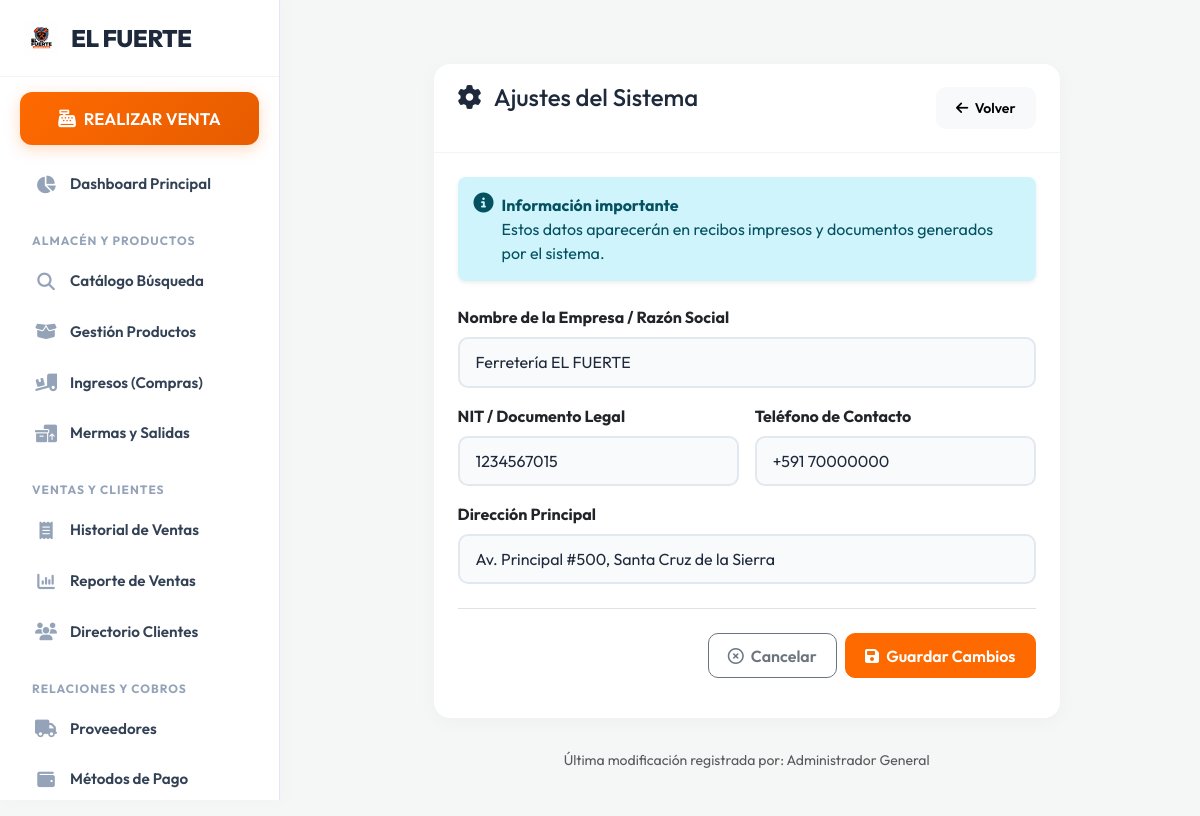
The app's page /configuracion/ (signed in) with its own data.
### administracion/models.py (models this page shows, shortened)
class EmpresaConfig(models.Model):
    nombre = models.CharField(
        max_length=100,
        default="Ferreteria EL FUERTE"
    )
    nit = models.CharField(
        max_length=50,
        default="1234567015"
    )
    telefono = models.CharField(
        max_length=50,
        default="+591 70000000"
    )
    direccion = models.CharField(
        max_length=255,
        default="Direccion Principal, Santa Cruz de la Sierra"
    )
    actualizado_por = models.ForeignKey(
        Usuario,
        on_delete=models.PROTECT,
        related_name="configuraciones_actualizadas",
        null=True,
        blank=True
    )
    class Meta:
        verbose_name = "Configuración de la Empresa"
        verbose_name_plural = "Configuración de la Empresa"

class Usuario(models.Model):
    nombre = models.CharField(max_length=150)
    correo = models.EmailField(unique=True)
    contrasena = models.CharField(max_length=128)
    rol = models.ForeignKey(
        Group,
        on_delete=models.SET_NULL,
        null=True,
        blank=True
    )

### administracion/views.py (the view, shortened to what this page needs)
# urls.py: path('configuracion/', admin_views.configuracion_empresa, name='configuracion_empresa'),
@requiere_permiso("change_empresaconfig")
def configuracion_empresa(request):
    config = EmpresaConfig.objects.first()
    if not config:
        config = EmpresaConfig.objects.create()
    form = EmpresaConfigForm(request.POST or None, instance=config)
    return render(
        request,
        "configuracion_empresa.html",
        {
            "config": config,
            "form": form,
        },
    )

### administracion/forms.py (shortened to what this page needs)
class EmpresaConfigForm(BootstrapFormMixin, forms.ModelForm):
    class Meta:
        model = EmpresaConfig
        fields = ["nombre", "nit", "telefono", "direccion"]
        widgets = {
            "nombre": forms.TextInput(attrs={
                "maxlength": 100,
                "required": True,
                "autocomplete": "organization",
            }),
            "nit": forms.TextInput(attrs={
                "maxlength": 50,
                "required": True,
                "inputmode": "numeric",
                "pattern": r"[0-9]+",
            }),
            "telefono": forms.TextInput(attrs={
                "maxlength": 50,
                "required": True,
                "inputmode": "tel",
                "pattern": r"[0-9+\-\s]+",
                "autocomplete": "tel",
            }),
            "direccion": forms.TextInput(attrs={
                "maxlength": 255,
                "required": True,
                "autocomplete": "street-address",
            }),
        }
    def __init__(self, *args, **kwargs):
        super().__init__(*args, **kwargs)
        self._apply_bootstrap()

### administracion/context_processors.py (called while the page is built, shortened)
def permisos_usuario(request):
    if request.user.is_authenticated:
        if request.user.is_superuser:
            from django.contrib.auth.models import Permission
            todos_los_permisos = Permission.objects.exclude(
                content_type__app_label__in=['admin', 'auth', 'contenttypes', 'sessions']
            ).values_list('codename', flat=True)
            return {'perms_ferreteria': list(todos_los_permisos)}
    return {'perms_ferreteria': []}

### administracion/forms.py (called while the page is built)
    def _apply_bootstrap(self):
        for field in self.fields.values():
            widget = field.widget
            if isinstance(widget, forms.Select):
                widget.attrs.setdefault("class", "form-select")
            else:
                widget.attrs.setdefault("class", "form-control")

### templates/configuracion_empresa.html (shortened to what this page needs)
{% extends 'base.html' %}
{% block contenido %}
<div class="container-fluid px-0">
    <div class="row justify-content-center">
        <div class="col-12 col-xl-9">
            <div class="card shadow border-0 rounded-4">
                <div class="card-header bg-dark text-white py-3 rounded-top-4">
                    <div class="d-flex align-items-center justify-content-between flex-wrap gap-2">
                        <div>
                            <h4 class="mb-0">
                                <i class="fa-solid fa-gear me-2"></i>
                                Ajustes del Sistema
                            </h4>
                            <small class="text-white-50">Configuración general de la empresa</small>
                        </div>
                        <a href="{% url 'home' %}" class="btn btn-light btn-sm">
                            <i class="fa-solid fa-arrow-left me-1"></i>
                            Volver
                        </a>
                    </div>
                </div>
                <div class="card-body p-4">
                    <div class="alert alert-info border-0 shadow-sm rounded-3 mb-4">
                        <div class="d-flex gap-2">
                            <i class="fa-solid fa-circle-info fs-5"></i>
                            <div>
                                <strong>Información importante</strong>
                                <div>Estos datos aparecerán en recibos impresos y documentos generados por el sistema.</div>
                            </div>
                        </div>
                    </div>
                    <form method="POST" action="{% url 'configuracion_empresa' %}" novalidate>
                        <div class="row g-3">
                            <div class="col-12">
                                <label for="{{ form.nombre.id_for_label }}" class="form-label fw-bold">
                                    Nombre de la Empresa / Razón Social
                                </label>
                                {{ form.nombre }}
                            </div>
                            <div class="col-12 col-md-6">
                                <label for="{{ form.nit.id_for_label }}" class="form-label fw-bold">
                                    NIT / Documento Legal
                                </label>
                                {{ form.nit }}
                            </div>
                            <div class="col-12 col-md-6">
                                <label for="{{ form.telefono.id_for_label }}" class="form-label fw-bold">
                                    Teléfono de Contacto
                                </label>
                                {{ form.telefono }}
                            </div>
                            <div class="col-12">
                                <label for="{{ form.direccion.id_for_label }}" class="form-label fw-bold">
                                    Dirección Principal
                                </label>
                                {{ form.direccion }}
                            </div>
                        </div>
                        <div class="border-top pt-4 mt-4 d-flex flex-column flex-md-row gap-2 justify-content-md-end">
                            <a href="{% url 'home' %}" class="btn btn-outline-secondary px-4">
                                <i class="fa-regular fa-circle-xmark me-1"></i>
                                Cancelar
                            </a>
                            <button type="submit" class="btn btn-primary px-4">
                                <i class="fa-solid fa-floppy-disk me-1"></i>
                                Guardar Cambios
                            </button>
                        </div>
                    </form>
                </div>
            </div>
            {% if config.actualizado_por %}
                <div class="text-center text-muted small mt-3">
                    Última modificación registrada por: {{ config.actualizado_por.nombre }}
                </div>
            {% endif %}
        </div>
    </div>
</div>
{% endblock %}

### templates/base.html (style rules this page uses)
:root { --primary: #ff6a00; --primary-dark: #e65c00; --secondary: #1e293b; --bg-color: #f4f7f6; --sidebar-bg: #ffffff; --card-bg: #ffffff; --text-main: #334155; --sidebar-width: 280px; }
body { font-family: 'Outfit', sans-serif; background-color: var(--bg-color); color: var(--text-main); margin: 0; display: flex; min-height: 100vh; }
.container, .container-fluid { padding: 2rem; max-width: 1400px; }
.card { background: var(--card-bg); border: none !important; border-radius: 16px !important; box-shadow: 0 4px 20px rgba(0,0,0,0.03) !important; margin-bottom: 2rem; }
.card-header { background: transparent !important; border-bottom: 1px solid #f1f5f9 !important; padding: 1.2rem 1.5rem !important; font-weight: 700 !important; color: var(--secondary) !important; }
.btn { border-radius: 10px !important; font-weight: 600 !important; padding: 0.6rem 1.2rem !important; }
.btn-primary { background-color: var(--primary) !important; border-color: var(--primary) !important; }
.form-control, .form-select { border-radius: 10px !important; border: 2px solid #e2e8f0 !important; padding: 0.7rem 1rem !important; background: #f8fafc !important; color: var(--secondary) !important; }

### records on screen
EmpresaConfig: nombre "Ferretería EL FUERTE", nit "1234567015", telefono "+591 70000000", direccion "Av. Principal #500, Santa Cruz de la Sierra", actualizado_por.nombre "Administrador General"
